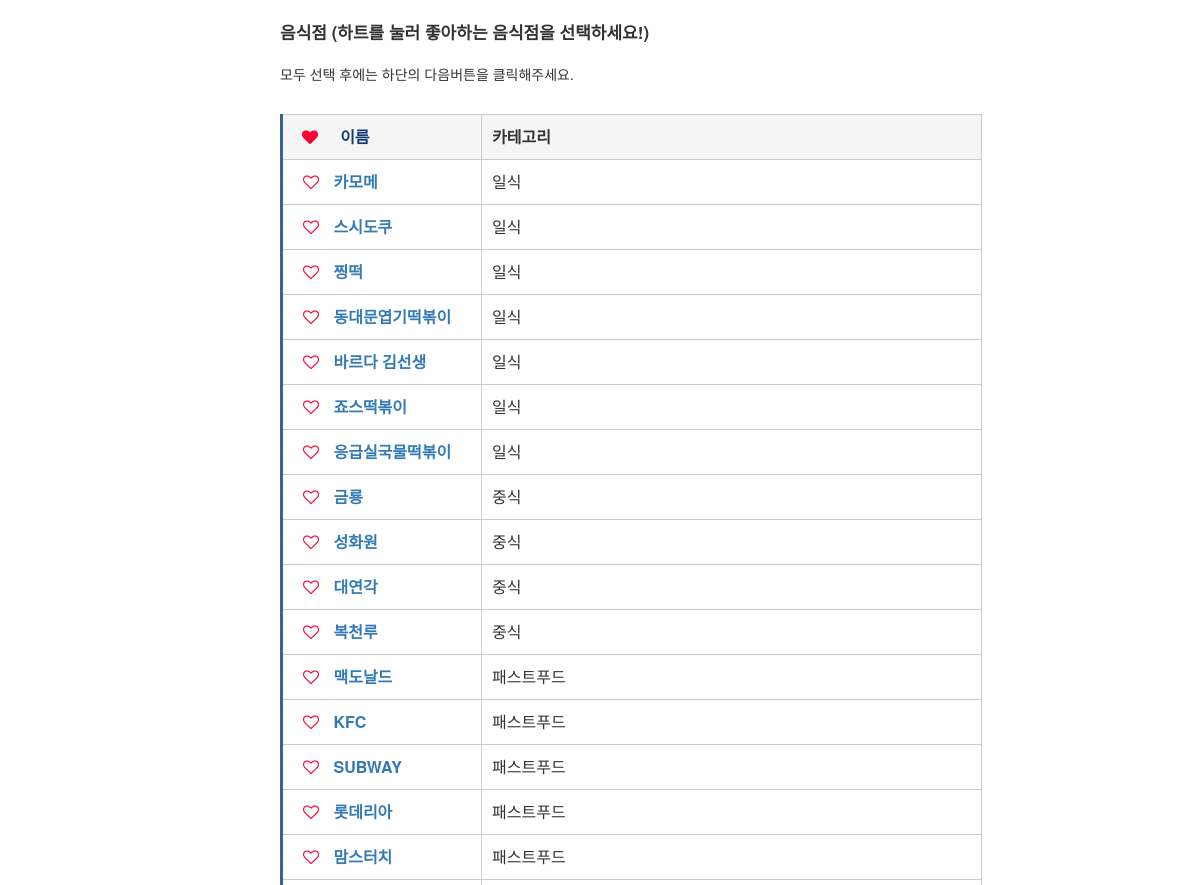
The app's page /delivery/like/reset (upper part), older data.
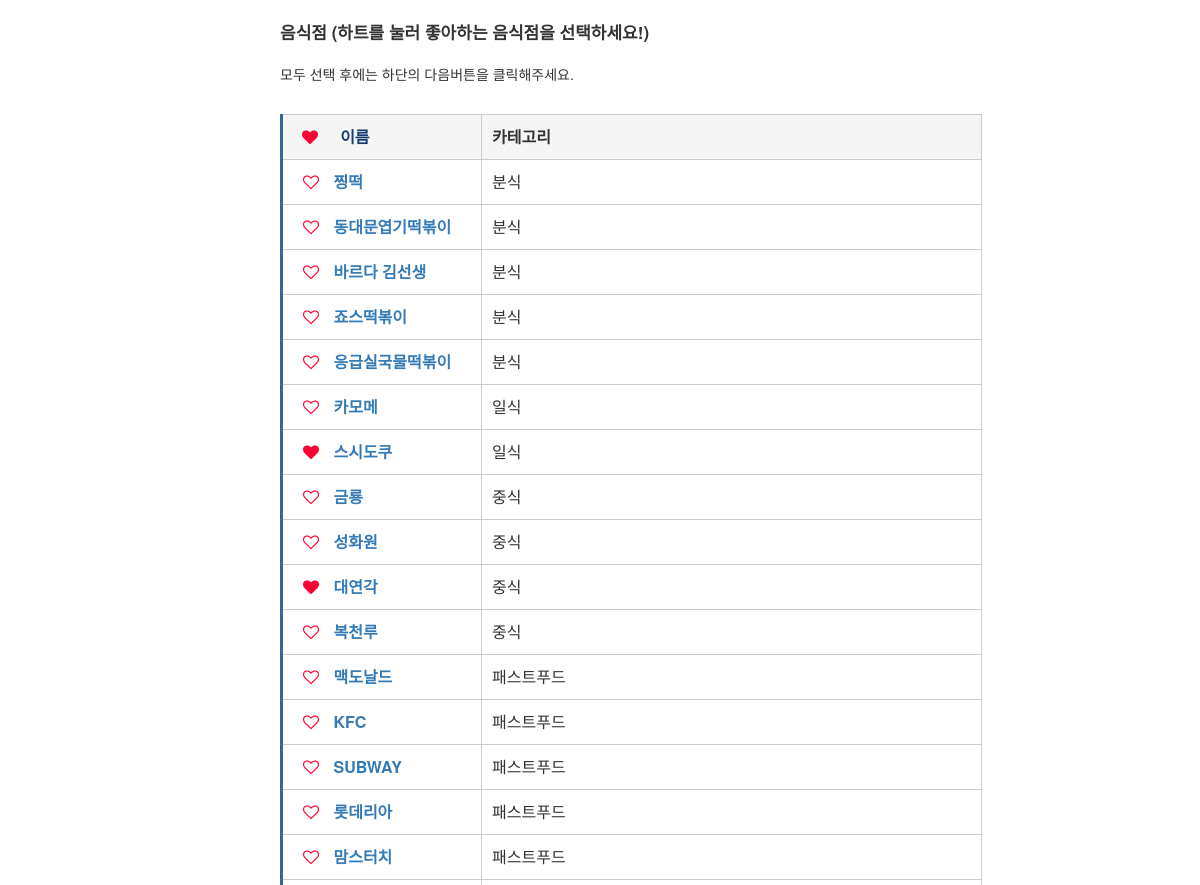
The same page, newer data.
### pickLunch.py (models this page shows, shortened)
class STORE(db.Model):
   name=db.Column(db.String(100),primary_key=True, nullable=False, default='')
   number=db.Column(db.String(100), nullable=True, default='')
   address=db.Column(db.String(100), nullable=True, default='')
   category=db.Column(db.String(100), nullable=True, default='')
   choice=db.Column(db.String(100), nullable=True, default='X')
   delivery=db.Column(db.String(100), nullable=True, default='X')
   def SetStore(ox):
   	  STORE_=STORE.query.all()
   	  for i in STORE_:
   	  	i.choice=ox
   	  db.session.commit()

### pickLunch.py (the view)
@app.route('/<eat>/<choose>/<check>')
def fourcases(eat, choose, check):
	if(eat=='goto'):
		if(choose=='like'):
			if check=='reset':
				STORE.SetStore('X')
			return render_template('listgl.html', STORELIST=STORE.query.order_by('category').all())
		elif(choose=='without'):
			if check=='reset':
				STORE.SetStore('O')
			return render_template('listgw.html', STORELIST=STORE.query.order_by('category').all())
	elif(eat=='delivery'):
		if(choose=='like'):
			if check=='reset':
				STORE.SetStore('X')
			return render_template('listdl.html', STORELIST=STORE.query.order_by('category').filter_by(delivery='O').all())
		elif(choose=='without'):
			if check=='reset':
				STORE.SetStore('O')
			return render_template('listdw.html', STORELIST=STORE.query.order_by('category').filter_by(delivery='O').all())

### templates/listdl.html (shortened to what this page needs)
﻿<!doctype html>
<html lang="kr">
   <head>
<link rel="stylesheet" href="http://netdna.bootstrapcdn.com/font-awesome/4.3.0/css/font-awesome.min.css" />
<link rel="stylesheet" href="http://maxcdn.bootstrapcdn.com/bootstrap/3.3.7/css/bootstrap.min.css" />
<link rel="stylesheet" href="{{ url_for('static', filename='css/main.css')}}"/>
<link rel="stylesheet" href="{{ url_for('static', filename='css/button.css')}}"/>
<link rel="stylesheet" href="https://maxcdn.bootstrapcdn.com/font-awesome/4.7.0/css/font-awesome.min.css" />
</head>
<body>
<main>
   <div>
        <table class="contact_list">
        <thead><p style="font-weight: bold; font-size: 17px; margin-left: 30px; margin-top: 20px">음식점 (하트를 눌러 좋아하는 음식점을 선택하세요!)<br></p>
                    <p style="font-weight: font-size: 12px; margin-left: 30px; margin-top: 20px">모두 선택 후에는 하단의 다음버튼을 클릭해주세요.<br></p>
        </thead>
        <tbody>
          <tr>
              <th scop="row" style="background: #f5f5f5">&nbsp;&nbsp;<i class="fa fa-heart" style="color:#ff0033"></i>&nbsp;&nbsp;&nbsp;&nbsp;&nbsp;이름</th>
              <td style="background:#f5f5f5;font-weight: bold">카테고리</td> </tr>
              {%- for i in STORELIST %}
              <th scope="row">
             <a href="/choice/delivery/like/{{i.name}}"  title = "{{i.choice}}" class="fa fa-heart-o" style="color :#ff0033" name="favoriticon"> </a>
              <a href = "#{{i.name}}" class="btn-example" onclick="layer_open('{{i.name}}'); return false;" > {{i.name }}</a>
              </th>
              <td>{{ i.category }}</td>
       {%- endfor %}
       </tbody>
      </table>
   </div>
</main>
</body>
</html>

Row changes from the older to the newer data that the page shows:
changed STORE "찡떡": category "일식" → "분식"
changed STORE "동대문엽기떡볶이": category "일식" → "분식"
changed STORE "바르다 김선생": category "일식" → "분식"
changed STORE "죠스떡볶이": category "일식" → "분식"
changed STORE "응급실국물떡볶이": category "일식" → "분식"
shown differently, row unchanged: STORE "카모메": moves down the list
changed STORE "스시도쿠": choice "X" → "O" (drawn); moves down the list
changed STORE "대연각": choice "X" → "O" (drawn)
